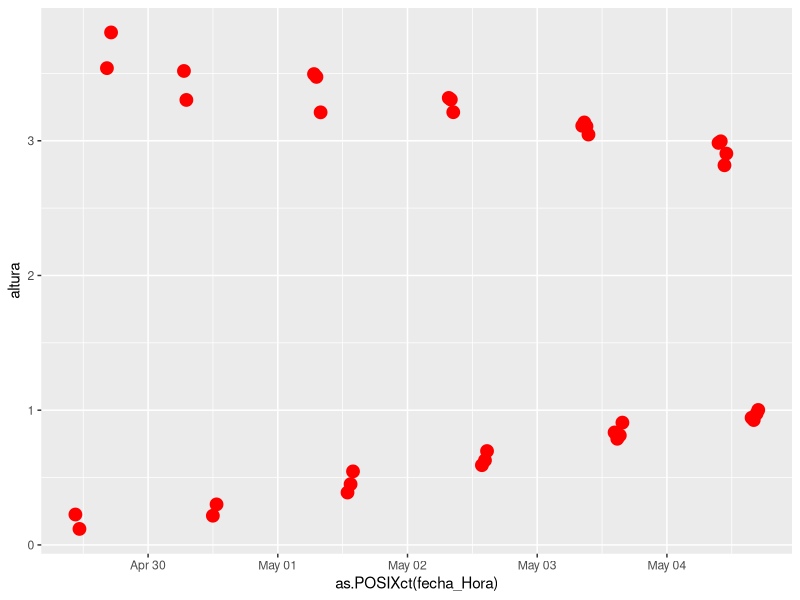

Generate this figure with R: (Note: this script raises an error after producing the figure.)
#Título del scrip: Gráfica del cambio mareal
#Autores: Christian Bermúdez-Rivas 
#Objetivo: construir la gráfica del cambio mareal en el área de Sanquianga-Gorgona
#Lenguaje: R
#Fecha: Enero 2022
#Notas: No olvidar instalar los paquetes necesarios para correr el script
###############################################################################################################################

####Librería####
library(ggplot2)
library(dplyr)
library(lubridate)


####Entrada de datos####
marea<-read.table("Mareas_Gorgona_Event_10min.csv", header=TRUE, sep = ",")
names(marea)<-c("combinada", "altura", "fecha", "hora")
marea <- mutate(marea, fecha_Hora = paste(fecha, hora)) 
marea$fecha_Hora<- as.POSIXct(marea$fecha_Hora)
head(marea)


estaciones<-read.table("Alturas_Mareales_Estaciones.csv", header=TRUE, sep = ",")
names(estaciones)<-c("codigo", "hora", "fecha", "altura")
estaciones <- mutate(estaciones, fecha_Hora = paste(fecha, hora)) 
estaciones$fecha_Hora<- as.POSIXct(estaciones$fecha_Hora)
head(estaciones)


####Construcción de la gráfica####
grafica<-ggplot2::ggplot(data=estaciones, aes(x=as.POSIXct(fecha_Hora), y=altura))+
    geom_point(color = "red", size = 4)
   
tiff("onda_Mareal_Gorgona.tif", width = 4000, height = 2000, res = "300", units = "px", pointsize = 12, compression = c("lzw"))
grafica+
  geom_label_repel(aes(label = codigo),
                   box.padding   = 0.35, 
                   point.padding = 0.5,
                   segment.color = 'black')+
  geom_line(data=marea, aes(x=fecha_Hora, y=altura),size=1, colour="grey")+
  geom_hline(yintercept = 1:3,linetype='dotted', col = 'red')+
  labs(x = "dias", y = "Altura mareal (m)") +
  theme_classic()+
  scale_x_datetime(
    breaks = seq(as.POSIXct("2021-04-29 00:00:00"),
                 as.POSIXct("2021-05-05 00:00:00"), "6 hours"),
    labels = date_format("%a-%d\n%H:%M", tz = ""),
    expand = c(0, 0),
    limits = c(
      as.POSIXct("2021-04-29 00:00:00"),
      as.POSIXct("2021-05-05 00:00:00")
    )
  )
dev.off()

 

  
